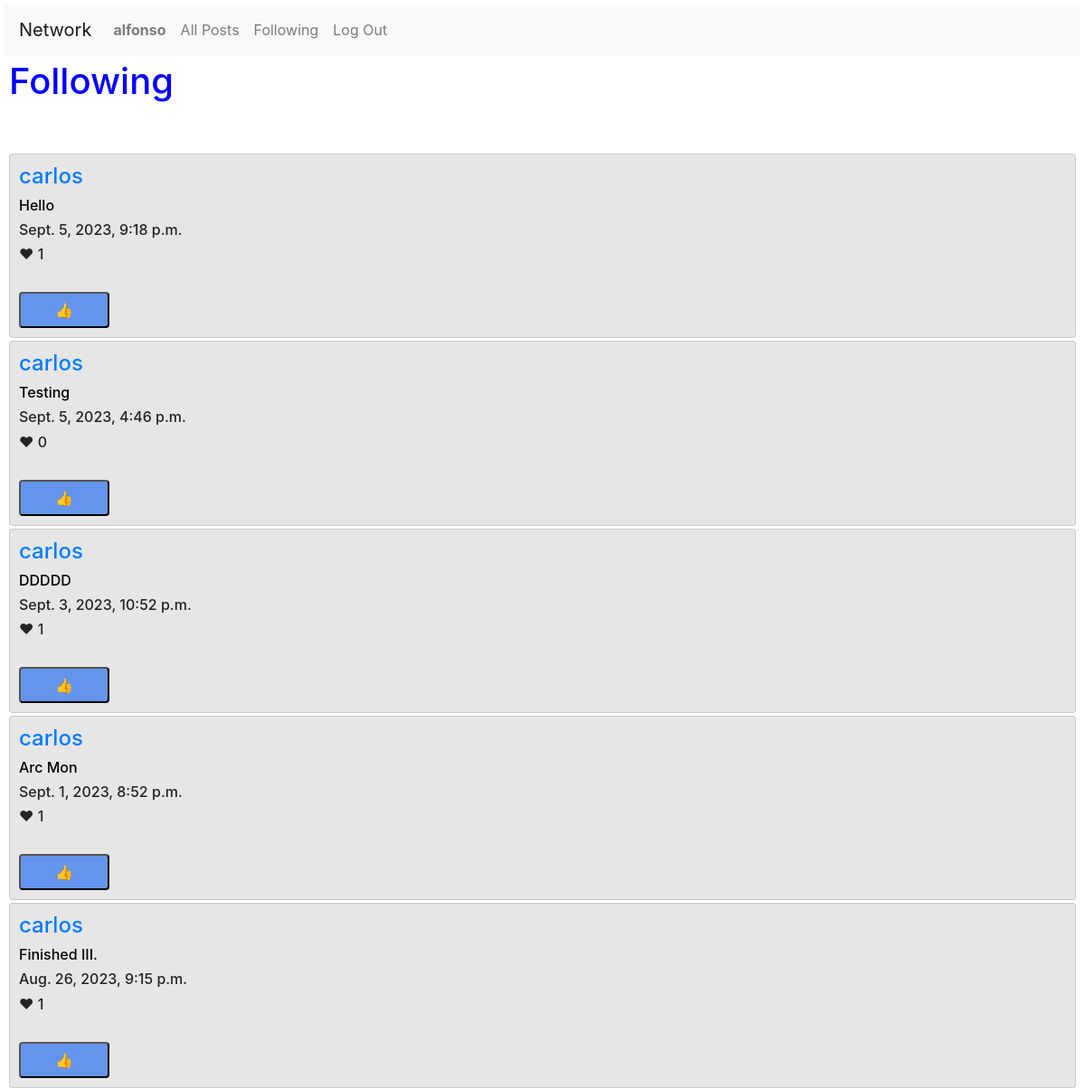
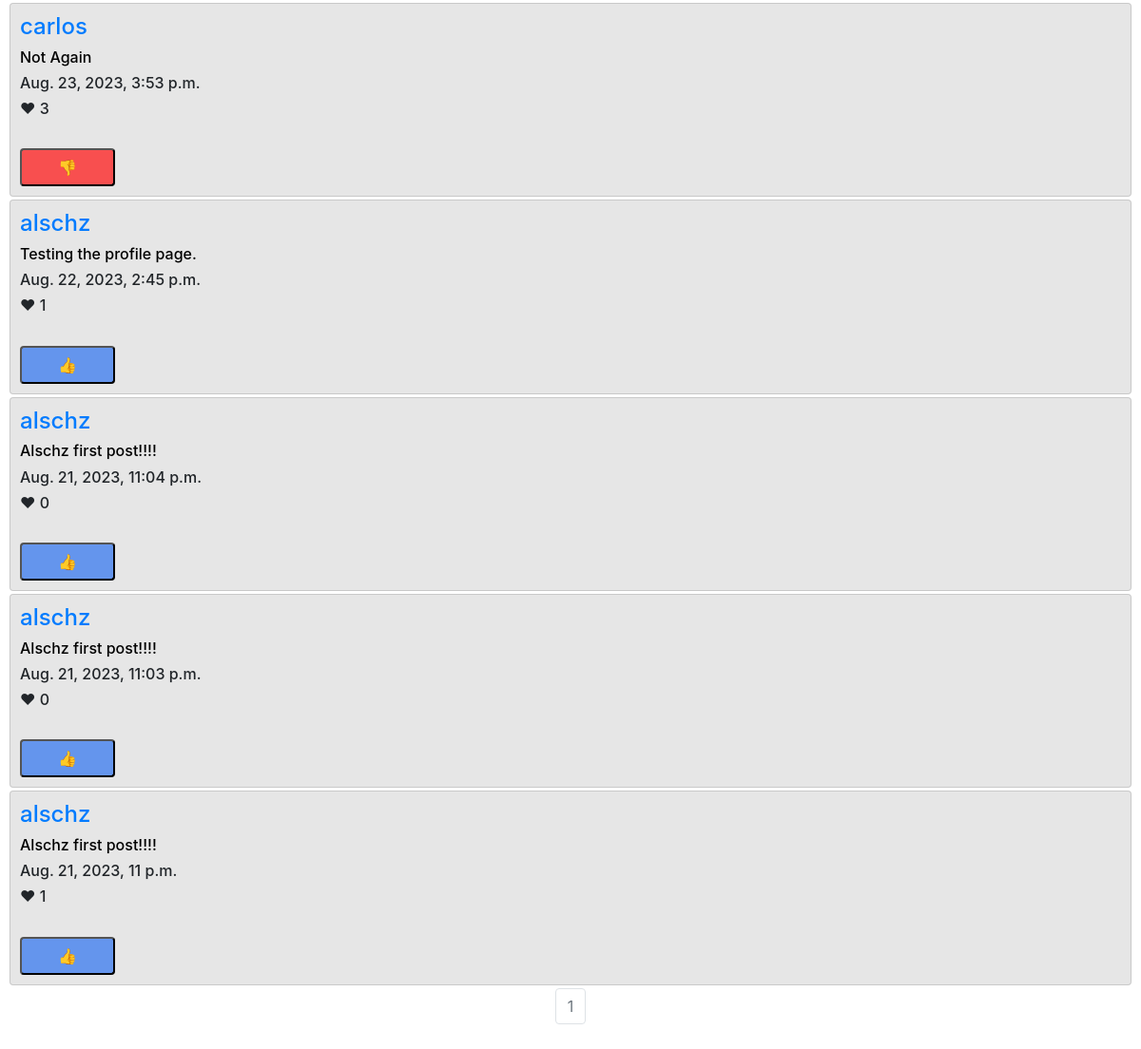
Before: /following (signed in) with the older database file (2 pictures, top to bottom).
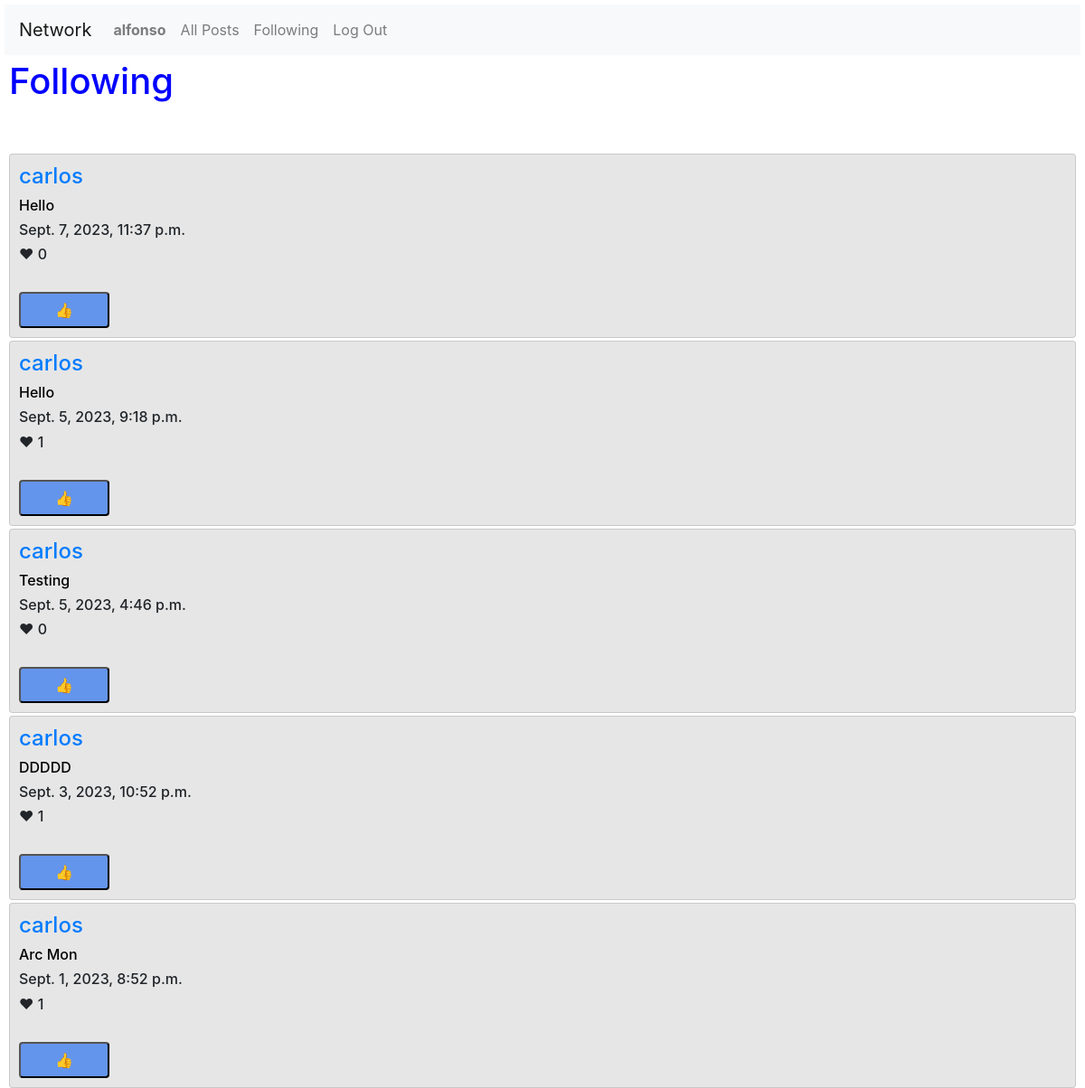
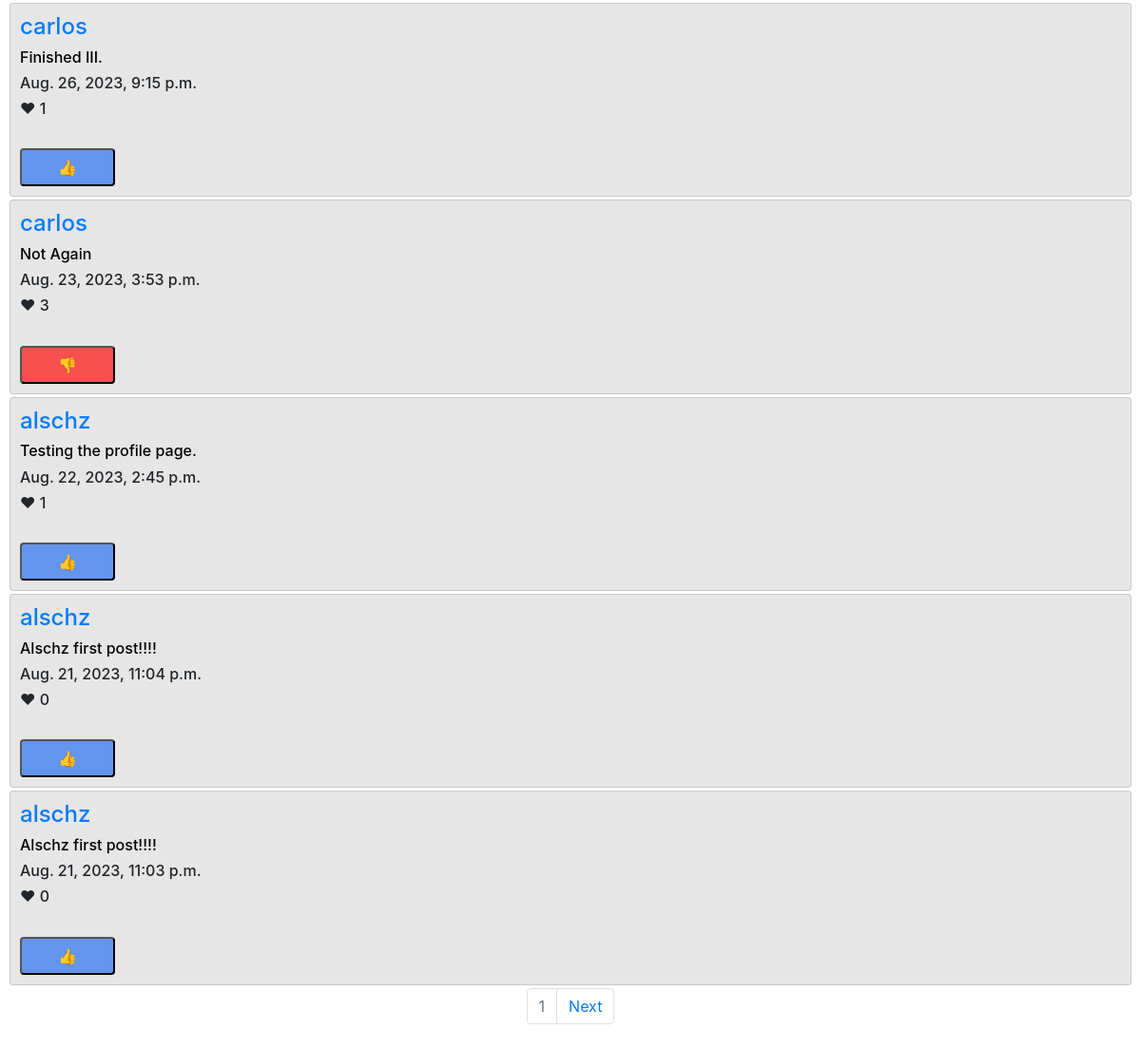
After: the same page with the newer database file (2 pictures, top to bottom).
### network/models.py (models this page shows, shortened)
class User(AbstractUser):
    pass

class Post(models.Model):
    user = models.ForeignKey(User, on_delete=models.CASCADE, related_name="poster")
    content = models.TextField(max_length=180, null=False)
    timestamp = models.DateTimeField(auto_now_add=True)
    like = models.IntegerField(default=0)

### network/views.py (the view)
# urls.py: path("following", views.following, name="following"),
def following(request):
    following_ = UserFollowing.objects.filter(user_id=User.objects.get(id=request.user.id))
    iFollow = []    #[<User: alschz>, <User: alfonso>]
    for i in range(0, len(following_)):
        iFollow.append(following_[i].following_user_id)
    posts = []  # Two QuerySets
    for i in range(0, len(iFollow)):
        posts.append(Post.objects.filter(user=iFollow[i]))
    posts_query = []
    for i in range(0, len(posts)):  #for every queryset
        for k in range(0, len(posts[i])):   #for every post inside a queryset
            posts_query.append(posts[i][k])
    posts_query.sort(key=lambda post: post.id, reverse=True)
    paginator = Paginator(posts_query, 10)
    page_number = request.GET.get("page")
    page_obj = paginator.get_page(page_number)
    likes = UserLike.objects.filter(user_id=request.user.id)
    liked_posts = []
    for i in range(0, len(likes)):
        for j in range(0, len(posts_query)):
            if likes[i].post_like == posts_query[j]:
                liked_posts.append(posts_query[j])
    return render(request, "network/following.html",
                  {
                   "posts":page_obj,
                   "likes":liked_posts,
                   })

### network/templates/network/following.html (shortened to what this page needs)
{% extends "network/layout.html" %}
{% block body %}
    <h1>Following</h1>
    <br>
    <br>
    {% for post in posts %}
      <div class="card">
        <h4><a href="{% url 'profile' post.user %}">{{post.user}}</a></h4>
        <div id="post_{{post.id}}">
            <h6><a class="anchor_content" href="{% url 'post_page' post.id %}">{{post.content}}</a></h6>
            <h6> {{post.timestamp}} </h6>
            <h6 id="like_{{post.id}}" >&#10084; {{post.like}}</h6>
            <br>
            {% if user.is_authenticated %}
              {% if post in likes %}
                <div id="div_dislike_{{post.id}}" style="display: block;">
                    <button style="background-color:  rgb(248, 79, 79); " name="dislike" value="{{post.id}}">&#128078;</button>
                </div>
              {% else %}
                <div id="div_like_{{post.id}}" style="display: block;">
                    <button style="background-color: cornflowerblue; " name="like" value="{{post.id}}">&#128077;</button>
                </div>
              {% endif %}
            {% endif %}
        </div>
      </div>
    {% endfor %}
    <nav aria-label="Page navigation example">
        <ul class="pagination justify-content-center">
          <li class="page-item disabled"><a class="page-link" href="#">{{posts.number}}</a></li>
        {% if posts.has_next %}
          <li class="page-item">
            <a class="page-link" href="?page={{ posts.next_page_number }}">Next</a>
          </li>
        {% endif %}
        </ul>
      </nav>
{% endblock %}

### network/templates/network/layout.html (shortened to what this page needs)
{% load static %}
<!DOCTYPE html>
<html lang="en">
    <head>
        <link rel="stylesheet" href="https://stackpath.bootstrapcdn.com/bootstrap/4.4.1/css/bootstrap.min.css">
        <link href="{% static 'network/styles.css' %}" rel="stylesheet">
    </head>
    <body>
        <nav class="navbar navbar-expand navbar-light bg-light">
            <a class="navbar-brand" href="{% url 'index' %}">Network</a>
            <div>
              <ul class="navbar-nav mr-auto">
                {% if user.is_authenticated %}
                    <li class="nav-item">
                        <a class="nav-link" href="{% url 'profile' user.username %}"><strong id="user_nav">{{ user.username }}</strong></a>
                    </li>
                {% endif %}
                <li class="nav-item">
                  <a class="nav-link" href="{% url 'index' %}">All Posts</a>
                </li>
                {% if user.is_authenticated %}
                    <li class="nav-item">
                        <a class="nav-link" href="{% url 'following' %}">Following</a>
                    </li>
                    <li class="nav-item">
                        <a class="nav-link" href="{% url 'logout' %}">Log Out</a>
                    </li>
                {% endif %}
              </ul>
            </div>
          </nav>
        <div id="block-body">
            {% block body %}
            {% endblock %}
        </div>
    </body>
</html>

### network/static/network/styles.css (style rules this page uses)
h1 { color: blue; }
.card { padding: 10px; background-color: rgb(230, 230, 230); margin-bottom: 3px; }
.btn, button { width: 100px; height: 40px; border-radius: 4px; text-align: center; color:aliceblue; }
body, #block-body { padding: 5px; }
.anchor_content { text-decoration: none; color: black; }

Changed rows visible on the page:
no longer on this page (row unchanged): Post: user "alschz", content "Alschz first post!!!!", timestamp "Aug. 21, 2023, 11 p.m.", like "1", {{ post.id }} 5 (drawn)
added Post: user "carlos", content "Hello", timestamp "Sept. 7, 2023, 11:37 p.m.", like "0", {{ post.id }} 38 (drawn)
Other visible differences:
text now shown: "Next"
